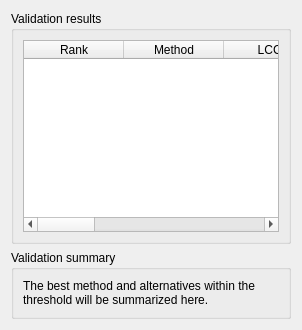
             <widget class="QWidget" name="tabFrameworkValidationResults">
              <attribute name="title">
               <string>Validation results</string>
              </attribute>
              <layout class="QVBoxLayout" name="verticalLayout_frameworkValidationResultsTab">
               <item>
                <widget class="QGroupBox" name="groupFrameworkValidationResults">
                 <property name="title">
                  <string>Validation results</string>
                 </property>
                 <layout class="QVBoxLayout" name="verticalLayout_frameworkValidationResults">
                  <item>
                   <widget class="QTableWidget" name="tableFrameworkValidation">
                    <property name="rowCount">
                     <number>0</number>
                    </property>
                    <property name="columnCount">
                     <number>8</number>
                    </property>
                    <column>
                     <property name="text">
                      <string>Rank</string>
                     </property>
                    </column>
                    <column>
                     <property name="text">
                      <string>Method</string>
                     </property>
                    </column>
                    <column>
                     <property name="text">
                      <string>LCCC</string>
                     </property>
                    </column>
                    <column>
                     <property name="text">
                      <string>RMSE</string>
                     </property>
                    </column>
                    <column>
                     <property name="text">
                      <string>MAE</string>
                     </property>
                    </column>
                    <column>
                     <property name="text">
                      <string>R</string>
                     </property>
                    </column>
                    <column>
                     <property name="text">
                      <string>R²</string>
                     </property>
                    </column>
                    <column>
                     <property name="text">
                      <string>Notes</string>
                     </property>
                    </column>
                   </widget>
                  </item>
                 </layout>
                </widget>
               </item>
               <item>
                <widget class="QGroupBox" name="groupFrameworkValidationSummary">
                 <property name="title">
                  <string>Validation summary</string>
                 </property>
                 <layout class="QVBoxLayout" name="verticalLayout_frameworkValidationSummary">
                  <item>
                   <widget class="QLabel" name="lblFrameworkValidationSummary">
                    <property name="text">
                     <string>The best method and alternatives within the threshold will be summarized here.</string>
                    </property>
                    <property name="wordWrap">
                     <bool>true</bool>
                    </property>
                   </widget>
                  </item>
                 </layout>
                </widget>
               </item>
              </layout>
             </widget>
